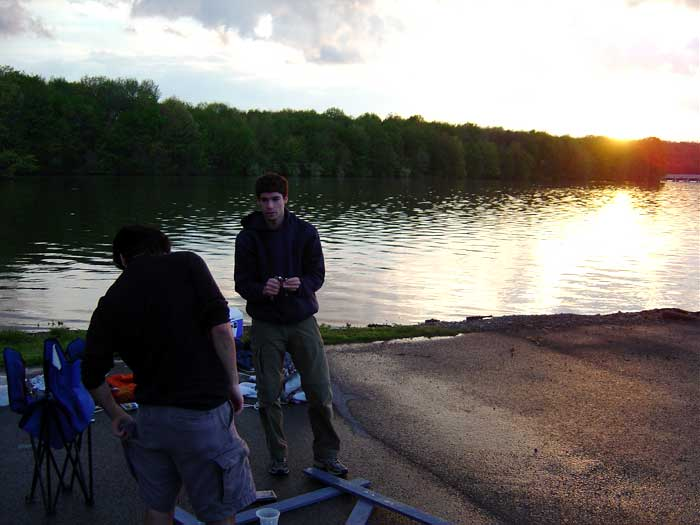
//> input picture data/lake_test.jpg, 700 x 525 px
$ ./object   (built with g++ and OpenCV 4)
//> lines starting //> are read from the running program, lines starting //| are printed output that depends on the picture; after the words box and inside, x2 and y2 are one past the last pixel; in counts of white or black regions, pixels touching at a corner belong together
#include <bits/stdc++.h>
#include <opencv2/core/core.hpp>
#include <opencv2/highgui/highgui.hpp>
#include <opencv2/imgproc/imgproc.hpp>

using namespace std;
using namespace cv;


Mat computeFullEnergy(Mat img, Mat mod)
{
	Mat energy(img.rows, img.cols, CV_32SC1, Scalar(255));// declaring  black image
	//implementing the sobel operator
	int i, j,gx,gy;
	for (i = 1; i < img.rows - 1; i++)
	{
		for (j = 1; j < img.cols - 1; j++)
		{
			if(mod.at<uchar>(i, j) == 255)energy.at<int>(i,j) = -255;
			else if(mod.at<uchar>(i, j) == 125)energy.at<int>(i,j) = 255;
			else
			{
				gx = gy = 0;
				gx = abs((img.at<Vec3b>(i - 1, j + 1)[0] - img.at<Vec3b>(i - 1, j - 1)[0]) + 2 * (img.at<Vec3b>(i, j + 1)[0] - img.at<Vec3b>(i, j - 1)[0]) + (img.at<Vec3b>(i + 1, j + 1)[0] - img.at<Vec3b>(i + 1, j - 1)[0]));
				gy = abs((img.at<Vec3b>(i + 1, j - 1)[0] - img.at<Vec3b>(i - 1, j - 1)[0]) + 2 * (img.at<Vec3b>(i + 1, j)[0] - img.at<Vec3b>(i - 1, j)[0]) + (img.at<Vec3b>(i + 1, j + 1)[0] - img.at<Vec3b>(i - 1, j + 1)[0]));
				energy.at<int>(i, j) = abs(gx + gy);
			}
		}
	}
	return energy;
}

Mat markImage(Mat src, int &num)
{
	int rowval[src.rows];
	int colval[src.cols];
	memset(rowval,0,sizeof(rowval));
	memset(colval,0,sizeof(colval));
	num=0;
	// black image
	Mat red(src.rows,src.cols,CV_8UC1,Scalar(0));
	Mat green(src.rows,src.cols,CV_8UC1,Scalar(0));
	Mat img(src.rows,src.cols,CV_8UC1,Scalar(0));
	for(int i=0;i<src.rows;i++)
	{
		for(int j=0;j<src.cols;j++)
		{

			if(src.at<Vec3b>(i,j)[0]<=122 && src.at<Vec3b>(i,j)[0]>=118 && src.at<Vec3b>(i,j)[1]>=242 && src.at<Vec3b>(i,j)[2]>=242)
			{
				red.at<uchar>(i,j)=255;
				rowval[i]++;
				colval[j]++;
			}
			if(src.at<Vec3b>(i,j)[0]<=62 && src.at<Vec3b>(i,j)[0]>=58 && src.at<Vec3b>(i,j)[1]>=242 && src.at<Vec3b>(i,j)[2]>=242)
				green.at<uchar>(i,j)=255;
		}
	}
	// Create a structuring element
    int erosion_size = 6;
    Mat element = getStructuringElement(cv::MORPH_RECT,
          cv::Size(2 * erosion_size + 1, 2 * erosion_size + 1),
          cv::Point(erosion_size, erosion_size) );
    // for red portion
	dilate(red,red,element);
	erode(red,red,element);
	//for green portion
	dilate(green,green,element);
	erode(green,green,element);
	//combining in one image
	for(int i=0;i<img.rows;i++)
	{
		for(int j=0;j<img.cols;j++)
		{
			if(red.at<uchar>(i,j)==255)
				img.at<uchar>(i,j)=255;
			if(green.at<uchar>(i,j)==255)
				img.at<uchar>(i,j)=125;
		}
	}

	//counting number of seams to remove
	for(int i=0;i<src.cols;i++)if(colval[i]>0)num++;
	//Display

	imshow("Source",src);
	imshow("Combined",img);

	return img;
}

int distTo[2000][2000];
int edgeTo[2000][2000];
vector<uint> findVerticalSeam(Mat img, Mat energy)
{
	vector<uint> seam(img.rows);
	for (int i = 0; i < img.rows; i++)
	{
		for (int j = 0; j < img.cols; j++)
		{
			distTo[i][j] = (i == 0) ? 0 : numeric_limits<int>::max();
			edgeTo[i][j] = 0;
		}
	}
	// rows
	for (int r = 0; r < img.rows - 1; r++)
	{
		for (int c = 0; c < img.cols; c++)
		{
			//checking pixels in left
			if (c != 0)
			{
				if (distTo[r + 1][c - 1]>(distTo[r][c] + energy.at<int>(r + 1, c - 1)))
				{
					distTo[r + 1][c - 1] = distTo[r][c] + energy.at<int>(r + 1, c - 1);
					edgeTo[r + 1][c - 1] = 1;
				}
			}
			// change pixel right below
			if (distTo[r + 1][c] > (distTo[r][c] + energy.at<int>(r + 1, c)))
			{
				distTo[r + 1][c] = distTo[r][c] + energy.at<int>(r + 1, c);
				edgeTo[r + 1][c] = 0;
			}
			// check pixel in bottom right
			if (c != (img.cols - 1))
			{
				if (distTo[r + 1][c + 1] > (distTo[r][c] + energy.at<int>(r + 1, c + 1)))
				{
					distTo[r + 1][c + 1] = distTo[r][c] + energy.at<int>(r + 1, c+1);
					edgeTo[r + 1][c + 1] = -1;
				}
			}
		}
	}

	//find the bottom of the min path
	int min_index = 0, min = distTo[img.rows - 1][0];
	for (int i = 1; i < img.cols; i++)
	{
		if (distTo[img.rows - 1][i] < min)
		{
			min = distTo[img.rows - 1][i];
			min_index = i;
		}
	}
	//retracing the path and updating the seam vector
	//Retrace the min-path and update the 'seam' vector
	seam[img.rows-1] = min_index;
	for (int i = img.rows-1; i > 0; --i)
		seam[i-1] = seam[i] + edgeTo[i][seam[i]];

	return seam;
}

Mat removeVerticalSeam(Mat img, vector<uint> seam, Mat &mod)
{
	for (int r = 0; r < img.rows; r++)
	{
		for (int c = seam[r]; c < img.cols - 1; c++)
		{
			img.at<Vec3b>(r, c) = img.at<Vec3b>(r, c + 1);
			mod.at<uchar>(r, c) = mod.at<uchar>(r, c + 1);
		}
	}
	//resize the image
	img = img(Rect(0, 0, img.cols - 1, img.rows));
	mod = mod(Rect(0, 0, img.cols - 1, img.rows));
	return img;
}
Mat addSeams(Mat img,int k)
{

}
int main()
{
	Mat src = imread("lake_test.jpg", CV_LOAD_IMAGE_COLOR);
//> src is the input picture: 525 rows x 700 cols, CV_8UC3; mean B, G, R 107.5, 110.4, 113.4
	Mat mod = imread("newlake_test2.jpg", CV_LOAD_IMAGE_COLOR);
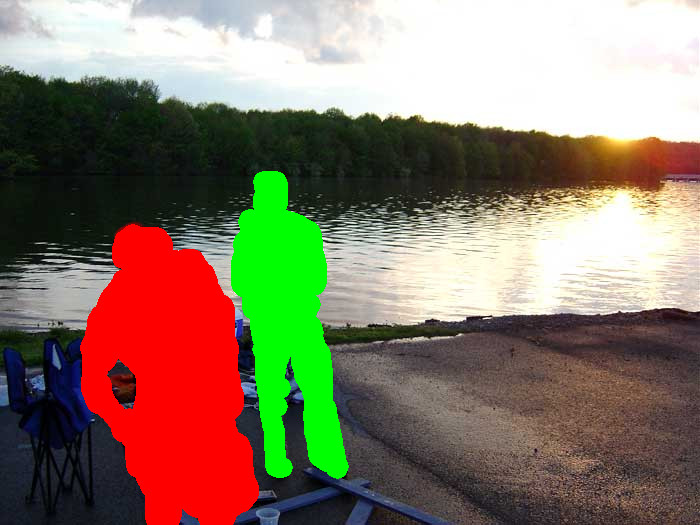
//> input picture data/newlake_test2.jpg, 700 x 525 px
//> mod is the input picture: 525 rows x 700 cols, CV_8UC3; mean B, G, R 102.9, 121.4, 135.1

	cvtColor(mod,mod,CV_RGB2HSV);
//> mod: 525 rows x 700 cols, CV_8UC3; mean H, S, V 73.5, 91.6, 154.1
	if (!src.data)
	{
		cout << "Invalid Input\n";
		return 0;
	}
	if (!mod.data)
	{
		cout << "Invalid Input\n";
		return 0;
	}
	Mat lab;
	cvtColor(src, lab, CV_RGB2Lab);
//> lab: 525 rows x 700 cols, CV_8UC3; mean of channels 0, 1, 2 112.2, 128.2, 126.2
	int num;

	//mark object in mod
	mod = markImage(mod,num);
//> after the loop in markImage, `for(int i=0;i<src.rows;i++)`:
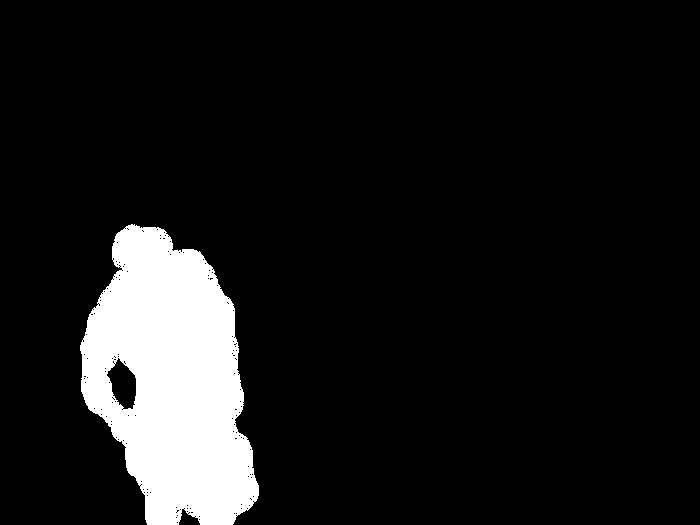
//> red: 525 rows x 700 cols, CV_8UC1; 9.8% white; 1 white region, box (x1, y1, x2, y2) and area: (80, 224, 259, 525) 35892
//> after the loop in markImage, `for(int i=0;i<src.rows;i++)`:
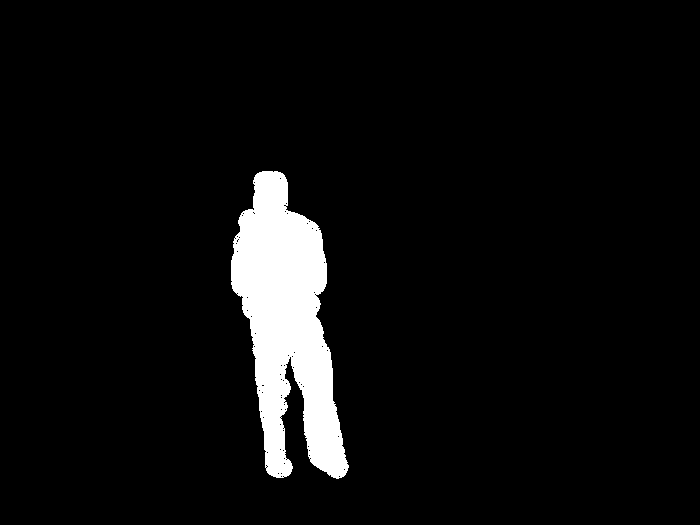
//> green: 525 rows x 700 cols, CV_8UC1; 5.6% white; 1 white region, box (x1, y1, x2, y2) and area: (231, 171, 349, 479) 20439
//> in markImage, `erode(red,red,element);`: red: 525 rows x 700 cols, CV_8UC1; 9.9% white; 1 white region, box (x1, y1, x2, y2) and area: (80, 224, 259, 525) 36363
//> in markImage, `erode(green,green,element);`: green: 525 rows x 700 cols, CV_8UC1; 5.7% white; 1 white region, box (x1, y1, x2, y2) and area: (231, 171, 349, 479) 20941
//> in markImage, `imshow("Source",src);`:
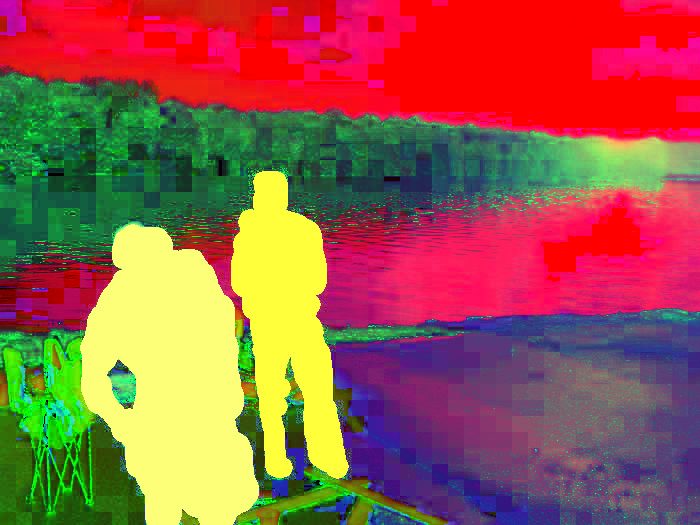
//> window 'Source': 525 rows x 700 cols, CV_8UC3; mean B, G, R 73.5, 91.6, 154.1
//> num = 179

	Mat energy;vector<uint> seam;
	for(int i=0;i<num;i++)
	{
		energy = computeFullEnergy(lab, mod);
		seam = findVerticalSeam(lab, energy);
		lab = removeVerticalSeam(lab, seam, mod);
	}
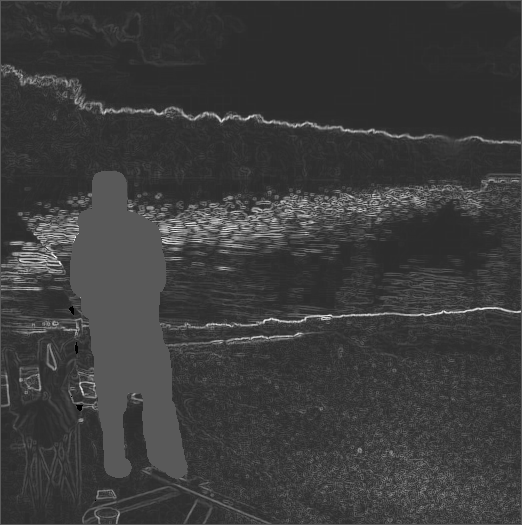
//> energy: 525 rows x 522 cols, CV_32SC1; min -255, max 1200, mean 91; drawn with min black and max white
//> lab: 525 rows x 521 cols, CV_8UC3; mean of channels 0, 1, 2 124.7, 128.1, 124.8
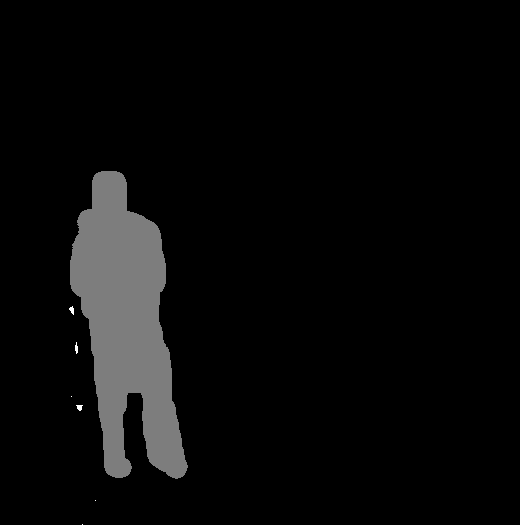
//> mod: 525 rows x 520 cols, CV_8UC1; min 0, max 255, mean 9.6
//> after the loop, seam = 525 values, max 520 at index 405, min 347 at index 16, mean 462.6
	medianBlur(lab,lab,3);
//> lab: 525 rows x 521 cols, CV_8UC3; mean of channels 0, 1, 2 124.8, 128.1, 124.8
	Size size(src.cols,src.rows);
//> size = Size(700, 525)
	cvtColor(lab, lab, CV_Lab2RGB);
	resize(lab,lab,size);
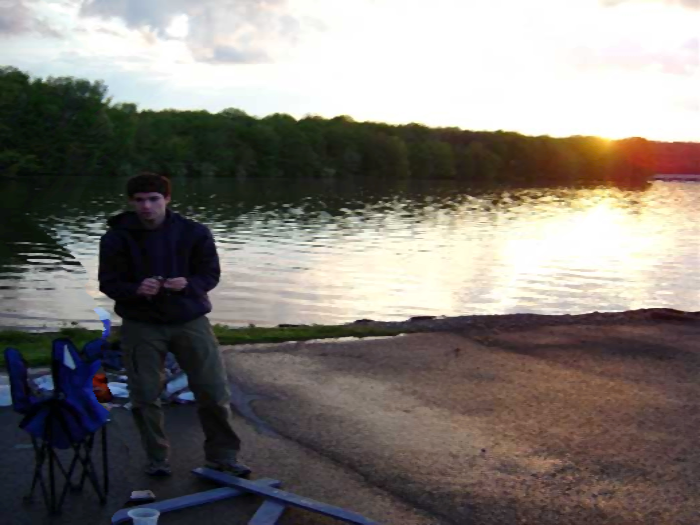
//> lab: 525 rows x 700 cols, CV_8UC3; mean B, G, R 118, 122.7, 127.7
	namedWindow("Original",CV_WINDOW_NORMAL);
	namedWindow("Changed",CV_WINDOW_NORMAL);
	imshow("Original", src);
	imshow("Changed", lab);
	cout << src.rows << " " << src.cols << endl;
//| 525 700
	cout << lab.rows << " " << lab.cols << endl;
//| 525 700
	imwrite("lake_edited.jpg",lab);
	waitKey(0);
	destroyAllWindows();
	return 0;
}
